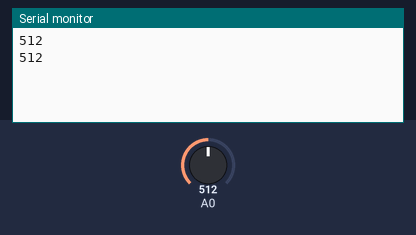
Bench run of a sketch on a simulated Arduino Uno, built with avr-gcc and run on an emulated ATmega328P. On the bench: the last lines printed to the serial monitor. The test bench sets the inputs (shaded band); at power-on: A0 = 512.

Above: at 1.8 s.
1.9 s: A0 set to 716
At 2.8 s:
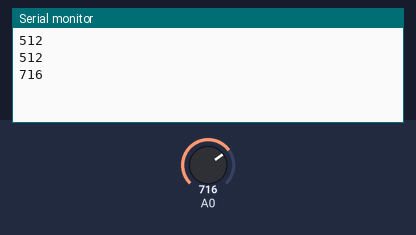
3.4 s: A0 set to 900
At 4.6 s:
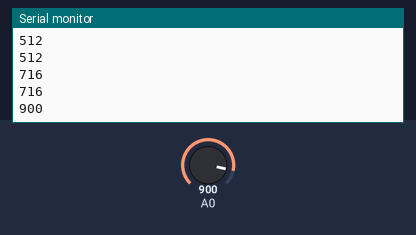
Timing chart, 0 to 6.4 s (numbered marks = the images above; inputs shaded):
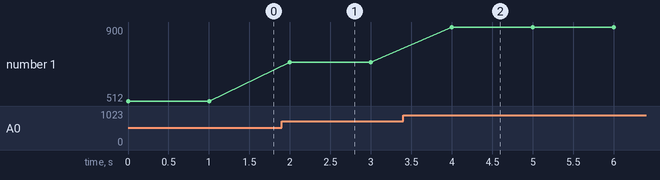

The sketch:

Rain_Tester.ino
```cpp
void setup() {
  // put your setup code here, to run once:
  Serial.begin(9600);
}

void loop() {
  // put your main code here, to run repeatedly:
  int rain = analogRead(A0);
  Serial.println(rain);
  delay(1000);
}
```

Measured:
- after the input at 1.9 s, the serial monitor: prints a new line after 0.10 s (image 1)
- after the input at 3.4 s, the serial monitor: prints a new line after 0.60 s (image 2)
- plotted number 1: 512 → 716 after the input at 1.9 s, 716 → 900 after the input at 3.4 s
